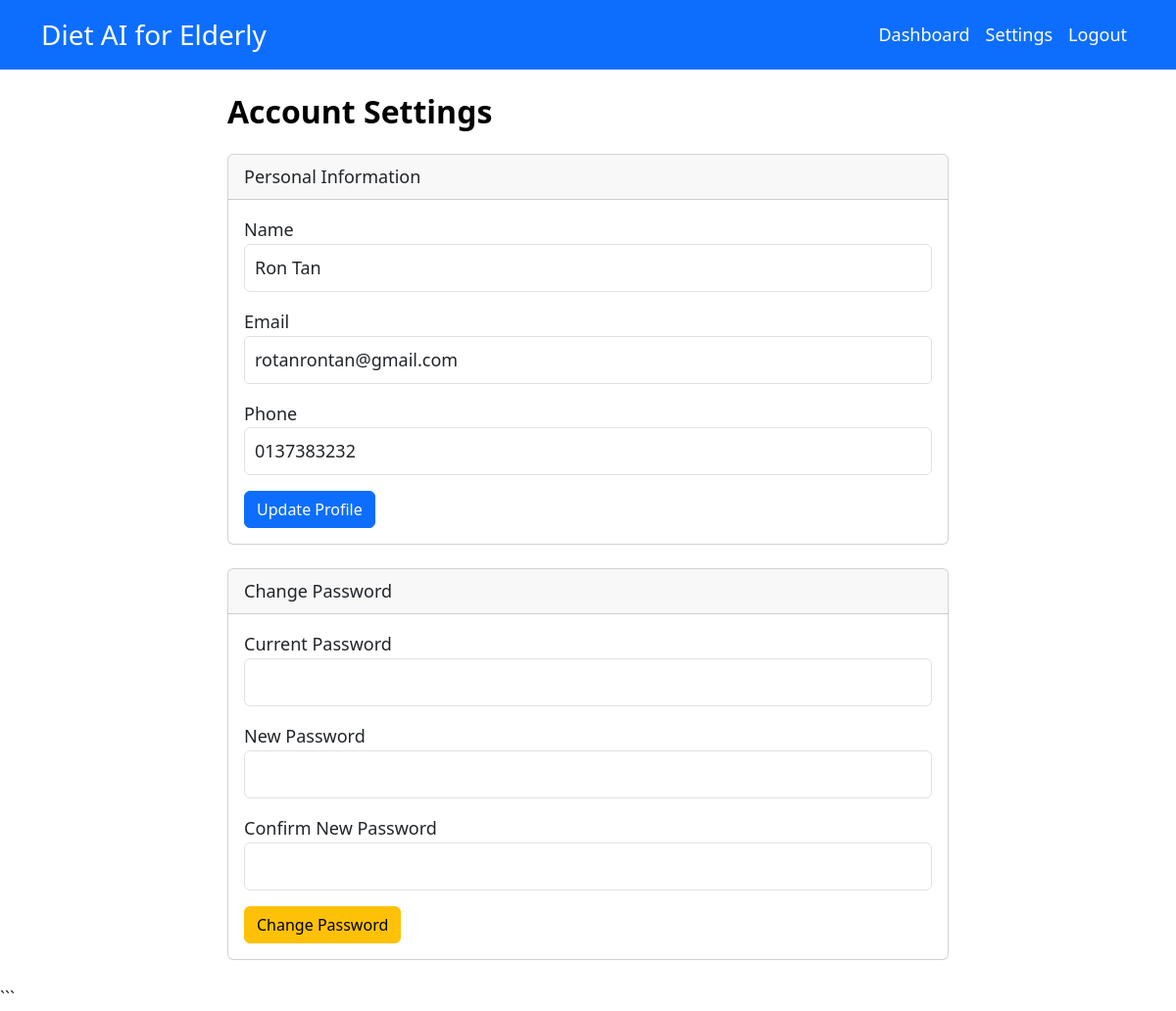
The app's page /pages/settings.php (signed in), older data.
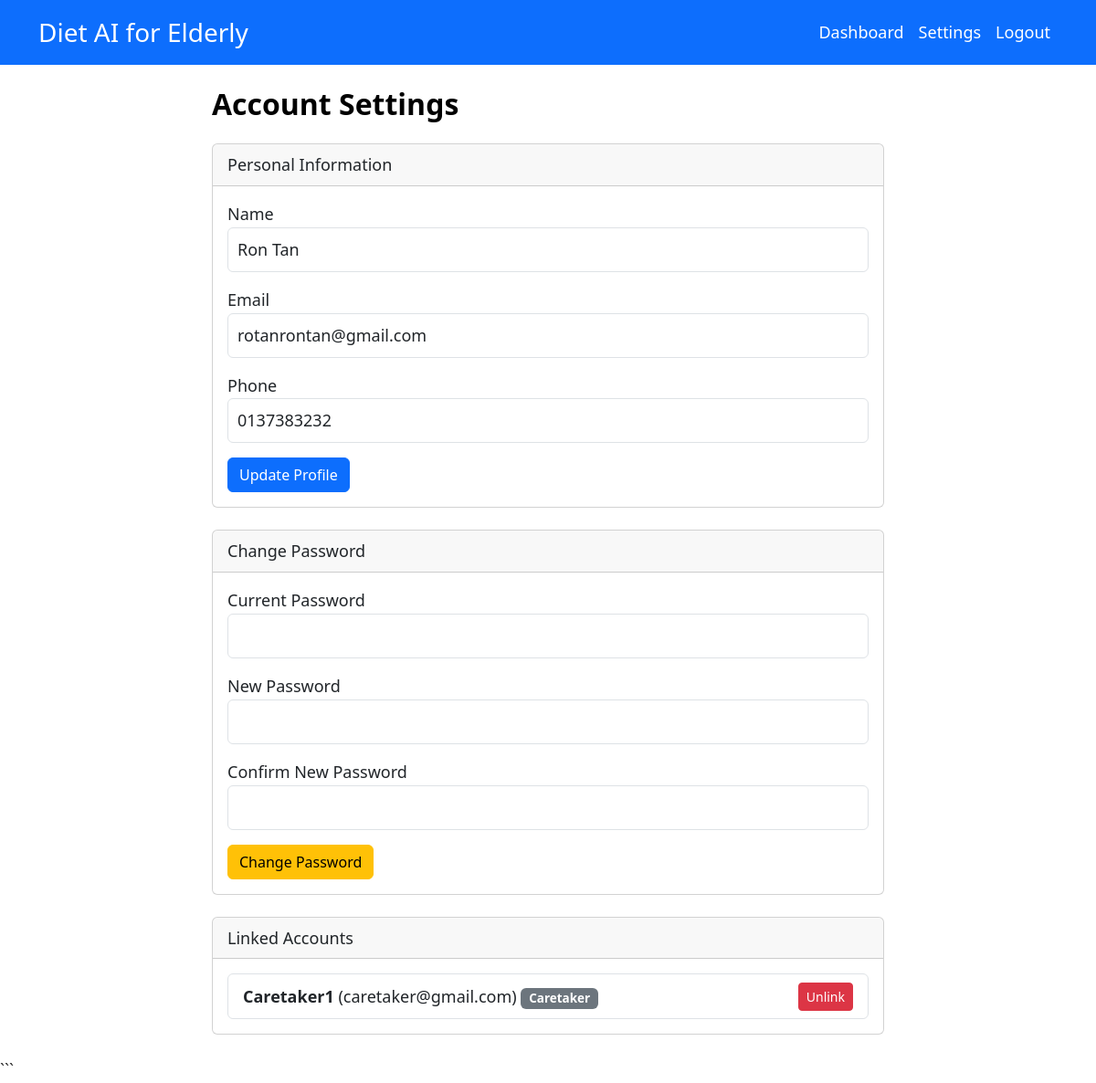
The same page, newer data.
### tables this page shows
CREATE TABLE `users` (
  `userID` varchar(50) NOT NULL,
  `name` varchar(100) NOT NULL,
  `username` varchar(50) NOT NULL,
  `password` varchar(255) NOT NULL,
  `email` varchar(100) NOT NULL,
  `phoneNo` varchar(20) NOT NULL,
  `age` int(11) NOT NULL,
  `gender` enum('Male','Female','Other') NOT NULL,
  `role` enum('Admin','Dietitian','User','Caretaker') NOT NULL
);

### pages/settings.php (the view, shortened to what the changed rows need)
<?php
require_once '../includes/db.php';
$user = getCurrentUser();
include '../includes/header.php';
$links = [];
if ($user->role == 'Caretaker') {
    $stmt = $pdo->prepare("SELECT u.* FROM user_links ul JOIN users u ON ul.patientID = u.userID WHERE ul.caretakerID = ?");
    $stmt->execute([$user->userID]);
    $links = $stmt->fetchAll(PDO::FETCH_OBJ);
} elseif ($user->role == 'Elderly' || $user->role == 'User') {
    $stmt = $pdo->prepare("SELECT u.* FROM user_links ul JOIN users u ON ul.caretakerID = u.userID WHERE ul.patientID = ?");
    $stmt->execute([$user->userID]);
    $links = $stmt->fetchAll(PDO::FETCH_OBJ);
}
?>
<div class="row justify-content-center">
    <div class="col-md-8">
        <h2 class="mb-4">Account Settings</h2>
        <?php if (!empty($links)): ?>
            <div class="card mb-4">
                <div class="card-header">Linked Accounts</div>
                <div class="card-body">
                    <ul class="list-group">
                        <?php foreach ($links as $link): ?>
                            <li class="list-group-item d-flex justify-content-between align-items-center">
                                <div>
                                    <strong><?= htmlspecialchars($link->name) ?></strong>
                                    (<?= htmlspecialchars($link->email) ?>)
                                    <span class="badge bg-secondary"><?= $link->role ?></span>
                                </div>
                                <form method="post" onsubmit="return confirm('Are you sure you want to unlink?');">
                                    <button type="submit" class="btn btn-danger btn-sm">Unlink</button>
                                </form>
                            </li>
                        <?php endforeach; ?>
                    </ul>
                </div>
            </div>
        <?php endif; ?>
    </div>
</div>
<?php include '../includes/footer.php'; ?>

Row changes from the older to the newer data that the page shows:
added users: name "Caretaker1", email "caretaker@gmail.com", role "Caretaker"
Text that changed along with them:
text now shown: "Linked Accounts"
